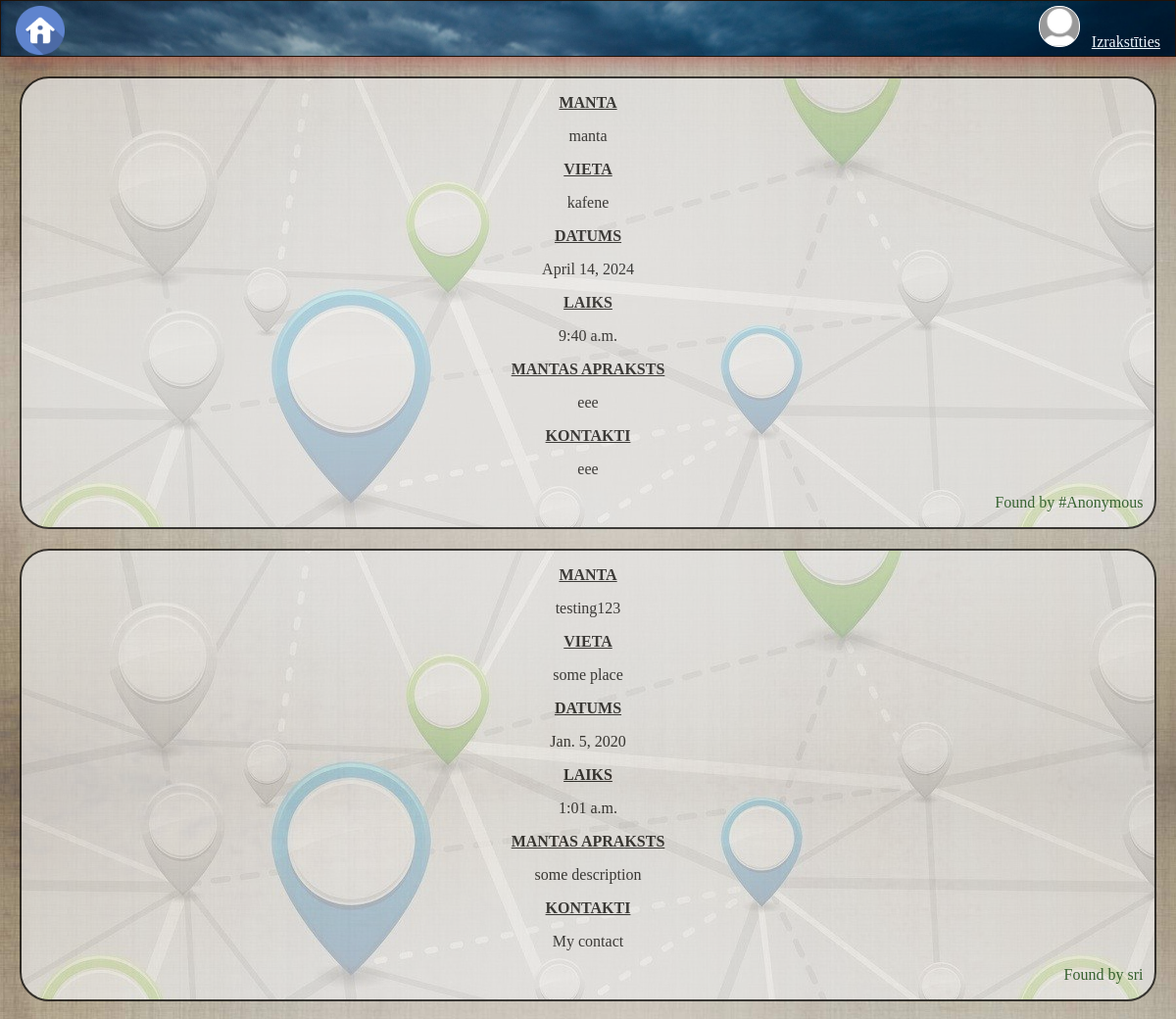
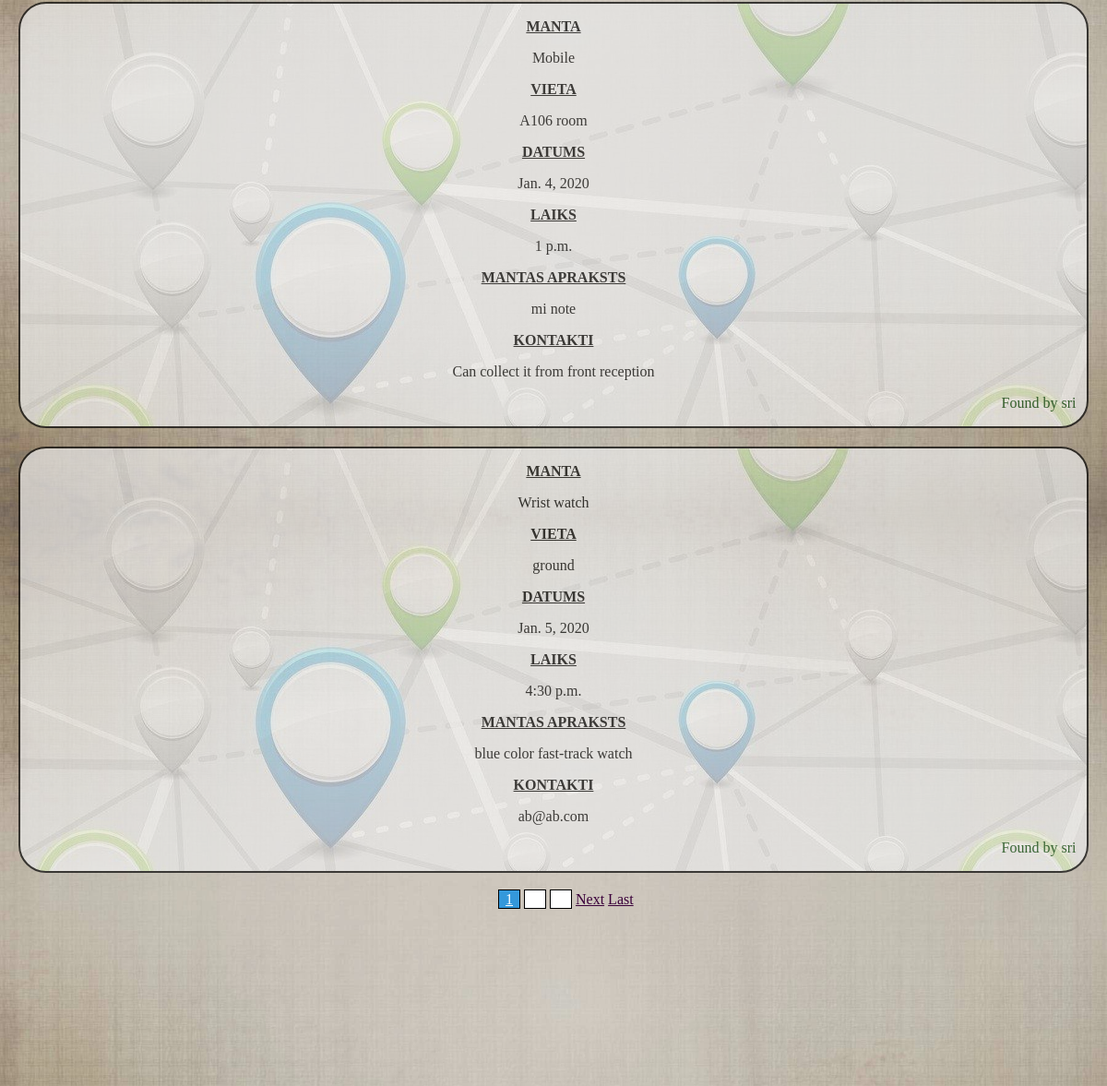
/foundList/ (signed in, upper part), run on an earlier commit of the app's database (2 pictures, top to bottom).
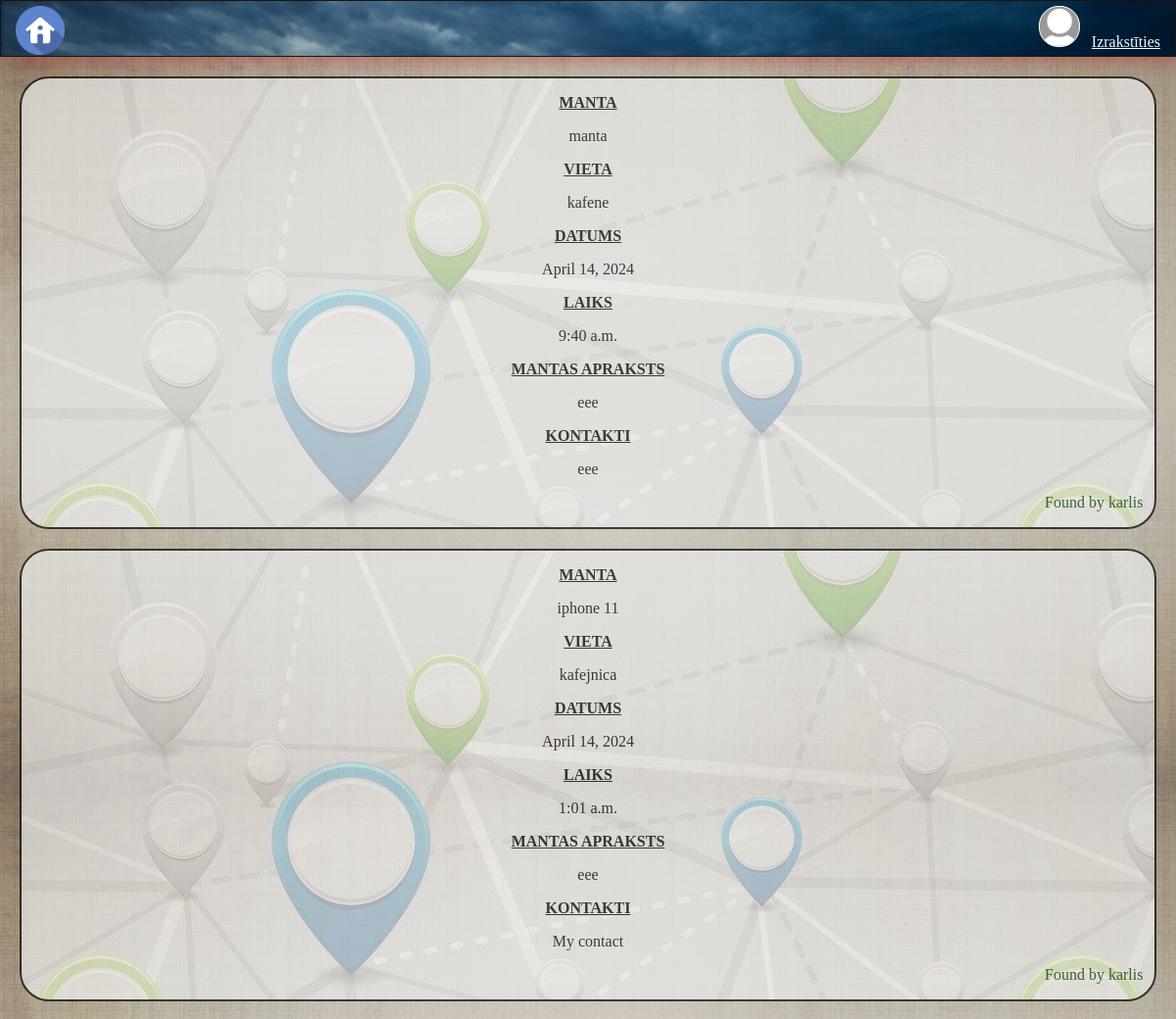
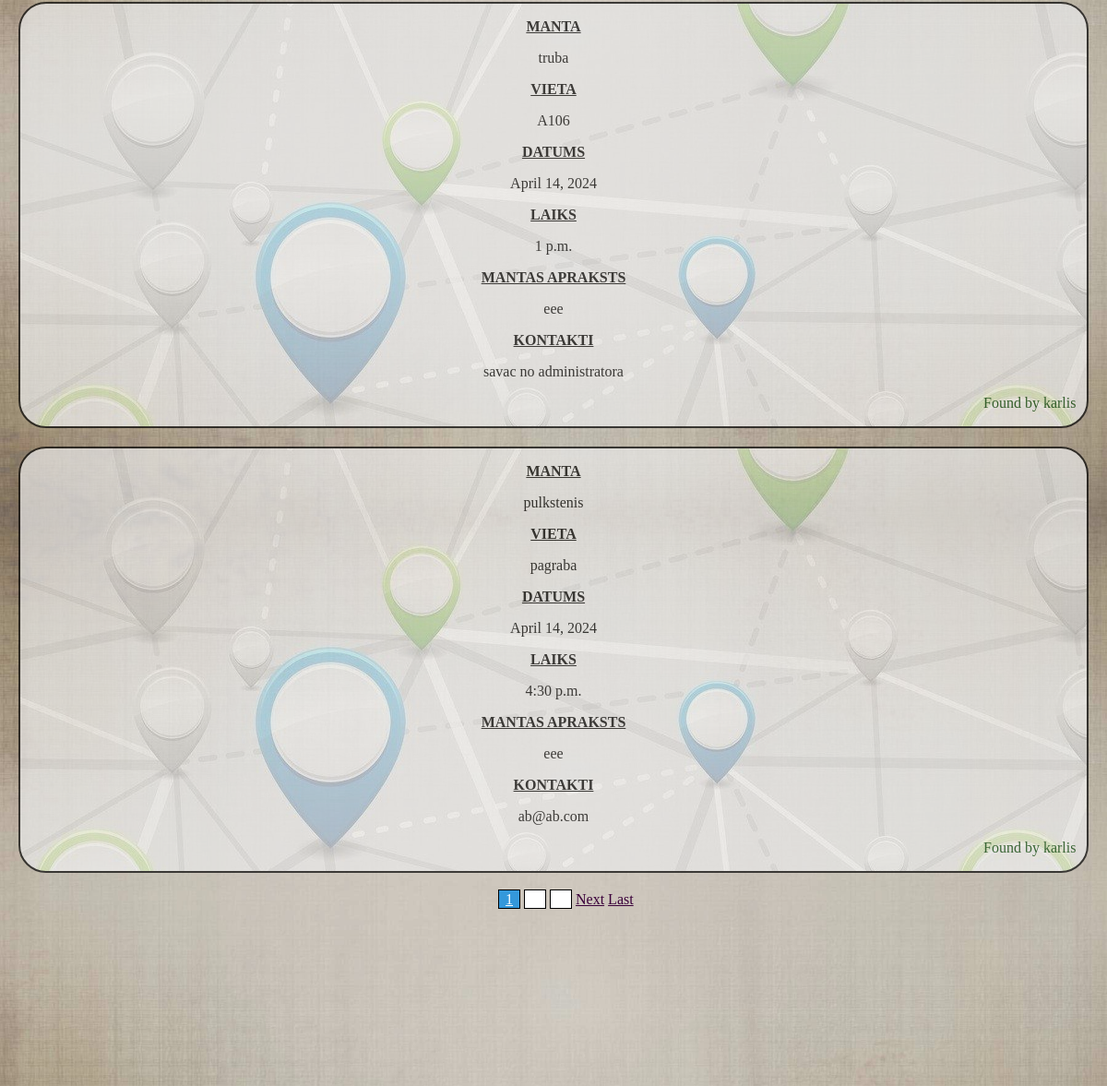
And on a later commit of the database (2 pictures, top to bottom).
### users/models.py (models this page shows, shortened)
class Profile(models.Model):
    user=models.OneToOneField(User,on_delete=models.CASCADE)
    image=models.ImageField(default='default.jpg',upload_to='profile_pics')

### lost/models.py (models this page shows, shortened)
class itemfound(models.Model):
    product_title = models.CharField(max_length=100)
    place = models.TextField(default='Found this item near ..')
    date = models.DateField()
    time=models.TimeField()
    description = models.TextField()
    contactme = models.CharField(max_length=150,default='email')
    username=models.CharField(max_length=100,blank=True,default='NULL')

### lost/views.py (the view)
# urls.py: path('foundList/',found_view,name='found_list'),
@login_required
def found_view(request,*args,**kwargs):
    obj=itemfound.objects.all()
    obj1=list(reversed(obj))
    paginator=Paginator(obj1, 4)
    page=request.GET.get('page') # ?page=number
    objpic=Profile.objects.all()
    context={
        'object':paginator.get_page(page),
        'objectpic':objpic
        }
    return render(request,"foundlist.html",context)

### templates/foundlist.html (shortened to what this page needs)
{%include 'base.html'%}
{%include 'header.html'%}
{% load static %}
<div style="padding-bottom: 780px;">
{%for data in object%}
    <div class="list1 common">
        <p><u><b>MANTA</b></u></p>
        <p> {{data.product_title}}</p>
        <p><u><b>VIETA</b></u></p>
        <p>{{data.place}}</p>
        <p><u><b>DATUMS</b></u></p>
        <p>{{data.date}}</p>
        <p><u><b>LAIKS</b></u></p>
        <p>{{data.time}}</p>
        <p><u><b>MANTAS APRAKSTS</b></u></p>
        <p>{{data.description}}</p>
        <p><u><b>KONTAKTI</b></u></p>
        <p>{{data.contactme}}</p>
        {% if data.username != '' %}
            <p style="text-align: right; padding-right: 1%; color: rgb(1, 65, 1);">Found by {{data.username}}</p>
        {%else%}
            <p style="text-align: right; padding-right: 1%; color: rgb(1, 65, 1);">Found by #Anonymous</p>
        {% endif %}
    </div>
{%endfor%}
    {% for num in object.paginator.page_range %}
        {% if object.number == num %}
            {% if not object.has_previous %}
                <a class="current" href="?page={{ num }}" style="margin-left: 45%;">{{ num }}</a>
            {% else %}
                <a class="current" href="?page={{ num }}">{{ num }}</a>
            {% endif %}
        {% elif num > object.number|add:'-3' and num < object.number|add:'3' %}
            <a href="?page={{ num }}" class="pagenums">{{ num }}</a>
        {% endif %}
    {% endfor %}
    {% if object.has_next %}
        <a href="?page={{ object.next_page_number }}" class="pagenumslinks">Next</a>
        <a href="?page={{ object.paginator.num_pages }}" class="pagenumslinks">Last</a>
    {% endif %}
</div>

### templates/base.html (shortened to what this page needs)
<!DOCTYPE html>
{% load static %}
<html>
    <head>
        <link rel="stylesheet" type="text/css" href="{% static 'css/style.css' %}" />
    </head>
    <body>
    </body>
</html>

### templates/header.html
{% load static %}
<header><div class="border">
    <a href="https://www.iiitb.ac.in/" target="_blank">
    <a href="/">
        <img src="{%static '/css/images/home.png'%}" alt="home-icon" class="icon" width="50px" align="left" style="margin-left:1%;padding-bottom: 0%;"></a>
    <div align="right">
        {% if user.is_authenticated %}
            <a href="/profile/" style="margin-bottom: 0%;"><img src="{{ user.profile.image.url }}" alt="profile" width="40px" class="icon" style="border: 1px solid white;border-radius: 20px;background-color: aliceblue;"></a>&nbsp;&nbsp;
            <a href="/logout/" class="links" style="color: aliceblue;">Izrakstīties</a> &nbsp;&nbsp;
        {% else %}
            <a href="/login/" class="links" style="color: aliceblue;">Pievienoties</a> &nbsp;&nbsp;
            <a href="/register/" class="links" style="color: aliceblue;">Reģistrēties</a> &nbsp;&nbsp;
            <br><br><br>
        {% endif %}
    </div>
    </div>
</header>

### templates/footer.html (shortened to what this page needs)
{% load static %}

### static/css/style.css (style rules this page uses)
body { margin:0px; padding:0px; background-color: whitesmoke ; background-size:100%; background-image: url("images/background_header.jpg"); }
header { background-image: url("images/header.jpg"); border:1px solid #1f1209; padding:5px 3px 5px 3px; background-size: 100%; }
.common { margin: 20px; text-align: center; font-family: serif; color: black; border: 2px solid black; opacity: 0.7; transition: box-shadow 0.4s; background-image: url("images/background2.jpg"); border-radius: 30px; cursor: pointer; }
a:link { color:#ffffff ; }
.pagenums { border: 1px solid black; text-align: center; padding: 1px 7px; background-color: white; }
.current { border: 1px solid black; text-align: center; padding: 1px 7px; background-color: #3498db; }
a.pagenumslinks { color: #3a013a; }

What changed in the data, as far as the page shows it:
changed itemfound "manta": username (not shown) → "karlis"; username "Found by #Anonymous" → "Found by"
changed itemfound "My contact": product_title "testing123" → "iphone 11"; place "some place" → "kafejnica"; date "Jan. 5, 2020" → "April 14, 2024"; description "some description" → "eee"; username "sri" → "karlis"
changed itemfound: product_title "Mobile" → "truba"; place "A106 room" → "A106"; date "Jan. 4, 2020" → "April 14, 2024"; description "mi note" → "eee"; contactme "Can collect it from front reception" → "savac no administratora"; username "sri" → "karlis"
changed itemfound "ab@ab.com": product_title "Wrist watch" → "pulkstenis"; place "ground" → "pagraba"; date "Jan. 5, 2020" → "April 14, 2024"; description "blue color fast-track watch" → "eee"; username "sri" → "karlis"
